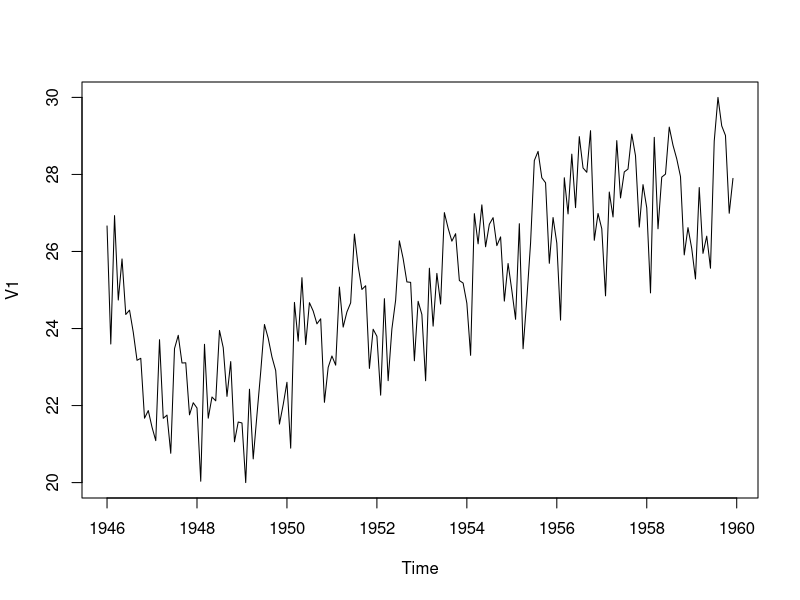
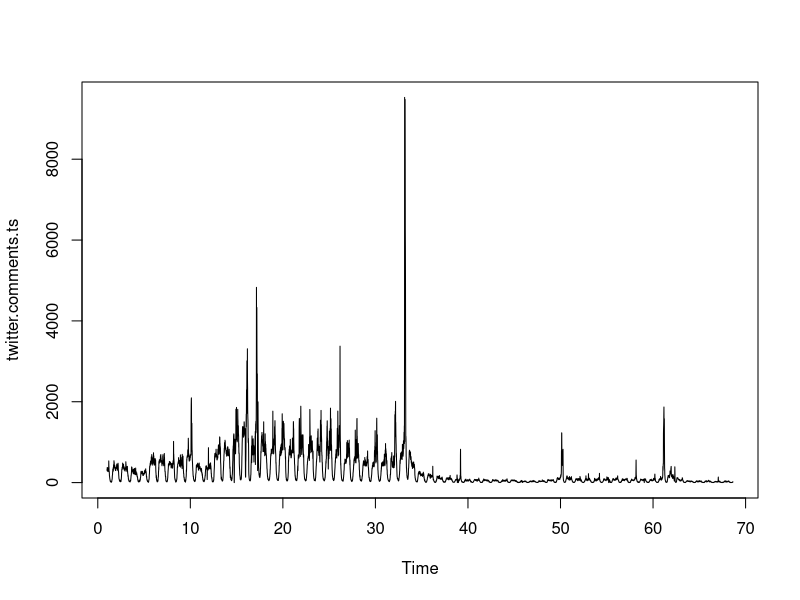
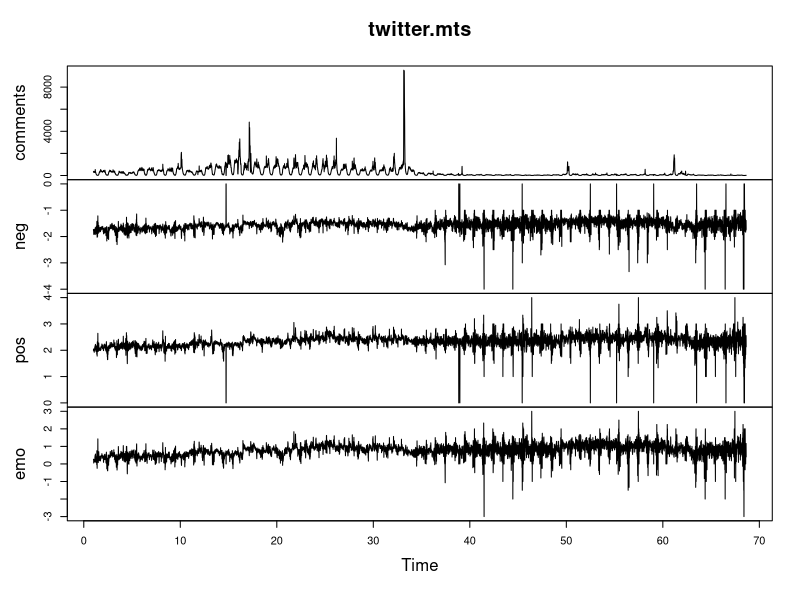
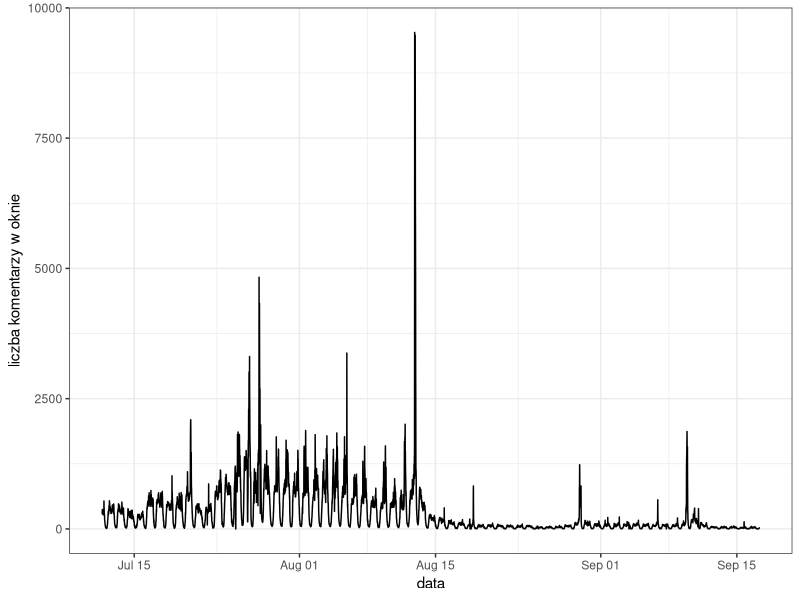
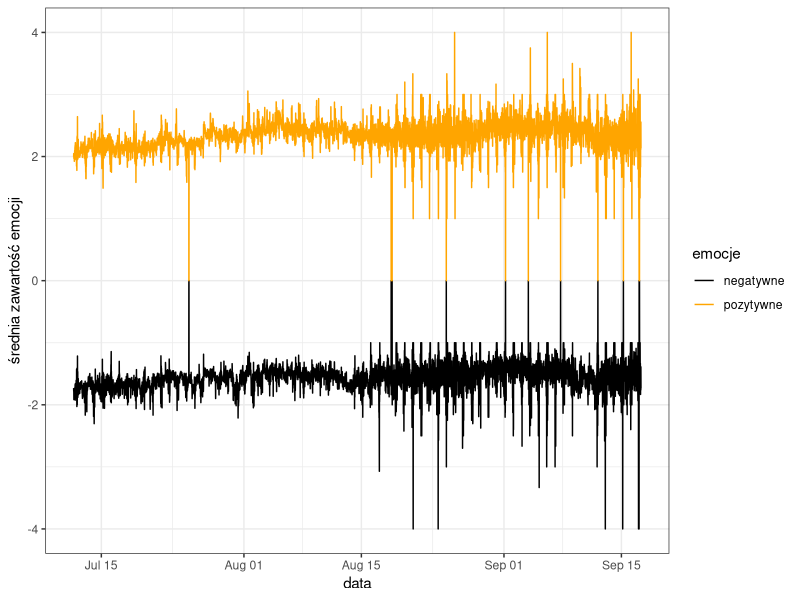
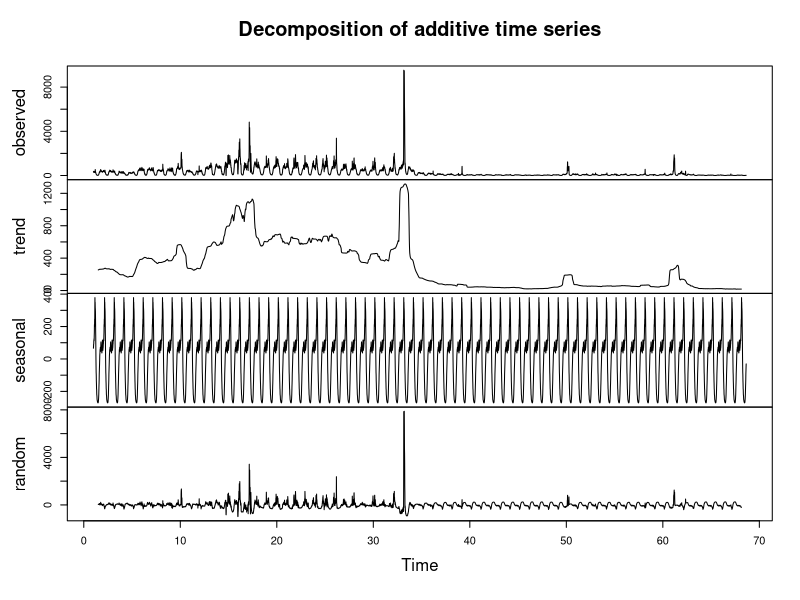
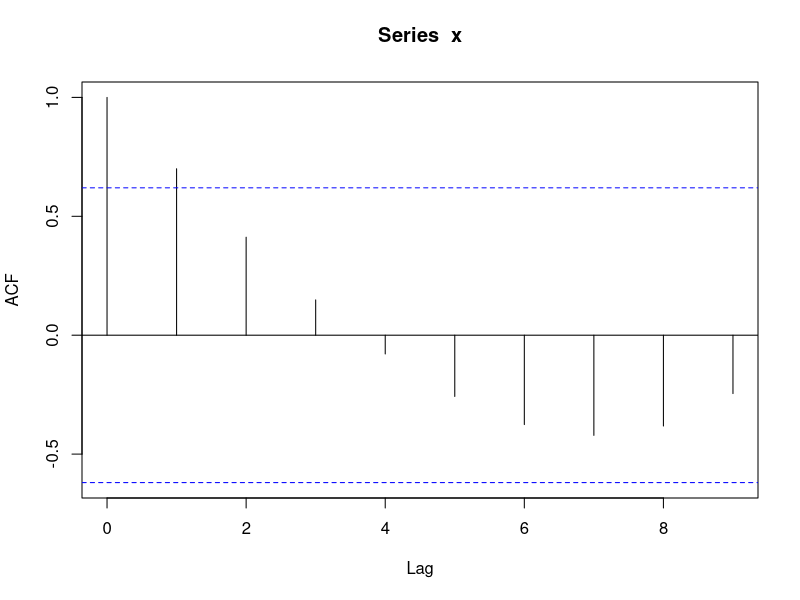
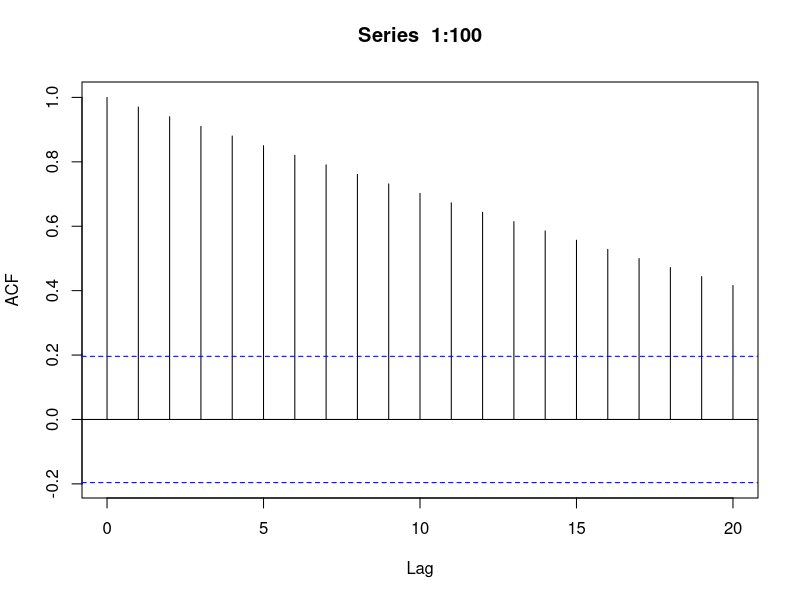

Write the R code that produced these figures, in order.
# LABORATORIUM 8


# Obiekty typu time series
# Wykresy serii czasowych
# Dekompozycja serii czasowych
# Funkcja autokorelacji



### Obiekty typu time series ###

# Liczba urodzeń w Nowym Jorku od stycznia 1946 do grudnia 1959 roku
nybirths <- read.table ("nybirths.dat")
nybirths.ts <- ts (nybirths, frequency = 12, start = c(1946,1))
nybirths.ts

# Dane pobrane w 15-minutowych oknach z serwisu Twitter podczas Olimpiady w Londynie w 2012 roku.
twitter <- read.table ("cyber.dat", header = TRUE)
head (twitter)

twitter.comments.ts <- ts (twitter$comments, frequency = 96)
head (twitter.comments.ts)

# Wielowymiarowa seria czasowa
twitter.mts <- ts (twitter[,4:7], frequency = 96)
head (twitter.mts)



### Wykresy serii czasowych ###

plot.ts (nybirths.ts)

plot.ts (twitter.comments.ts)

plot.ts (twitter.mts)


library(ggplot2)
library(dplyr)
library(magrittr)
library(lubridate)

twitter %<>%
  mutate (date.time = as_datetime (paste (date, time),
                                   format = "%Y-%m-%d %H:%M:%S"))

g <- ggplot(twitter, aes (x = date.time))

g + theme_bw() +
  geom_line (aes(y = comments)) + 
  labs (x = "data", y = "liczba komentarzy w oknie")


g + theme_bw() +
  geom_line (aes(y = neg, color = "negatywne")) + 
  geom_line (aes(y = pos, color = "pozytywne")) +
  scale_color_manual (values = c("black","orange")) +
  labs (x = "data", y = "średnia zawartość emocji", color = "emocje")



### Dekompozycja serii czasowych ###

comments.comp <- decompose (twitter.comments.ts)
plot(comments.comp)



### Funkcja autokorelacji ###

x <- 1:10
acf(x)

acf (1:100)

acf (twitter$emo, lag.max = 100)

acf (twitter.comments.ts)

emo.acf <- acf (twitter$emo)

comments.acf <- acf (twitter$comments)

acf.df <- data.frame (lag = emo.acf$lag, comments = comments.acf$acf, emo = emo.acf$acf)
acf.df

ggplot (acf.df, aes (x = lag)) + 
  geom_point (aes (y = comments, color="comments"), size=3) + 
  geom_point (aes (y = emo, color="emo"), size=3) +
  labs (x = "przesunięcie", y = "autokorelacja", color = "seria") +
  theme_bw()

ccf (twitter$comments, twitter$emo)
